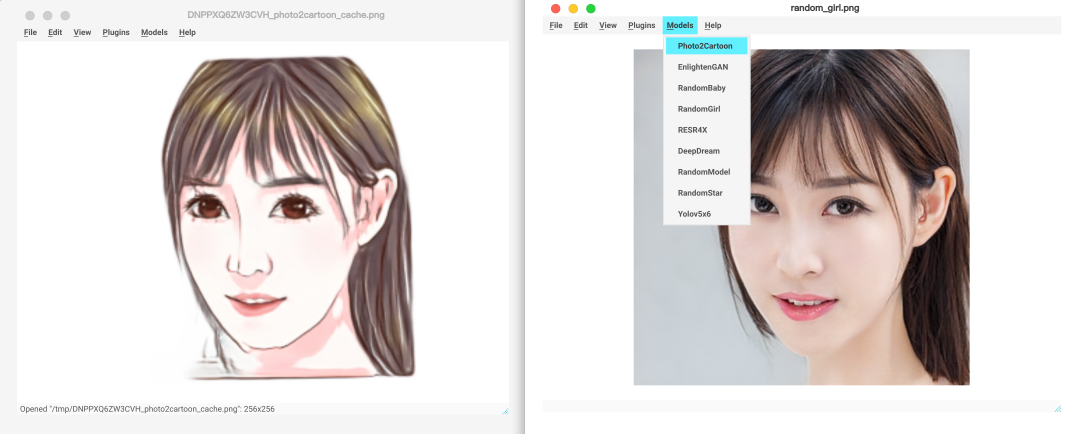
#> input picture misc/photo2cartoon.png, 3235 x 1302 px (shown at 1/3 size)
$ python -i sketch.py   (imports and definitions only)
#> lines starting #> are read from the running program, lines starting #| are printed output that depends on the picture
import imageio
import tempfile
import os
import numpy as np
import cv2

def implementation( image_widget ):
    img_path = image_widget.get_snapshot_file()
    image = cv2.imread( img_path ) # load iamge
    grey_image = cv2.cvtColor(image, cv2.COLOR_BGR2GRAY) # convert to gray image
    invert = cv2.bitwise_not(grey_image)
    blur = cv2.GaussianBlur(invert, (21, 21), 0)
    invertedblur = cv2.bitwise_not(blur)
    sketch = cv2.divide(grey_image, invertedblur, scale=256.0)
    tmp_file = os.path.join( tempfile.gettempdir(), 'sketch_cache.png' )
    cv2.imwrite( tmp_file, sketch )
    image_widget.update_content_file( tmp_file )


def interface():
    def sketch( image_widget ):
        def fun():
            return implementation( image_widget )
        return fun

    return 'Sketch', sketch

>>> import cv2
>>> picture = cv2.imread('../misc/photo2cartoon.png', cv2.IMREAD_GRAYSCALE)
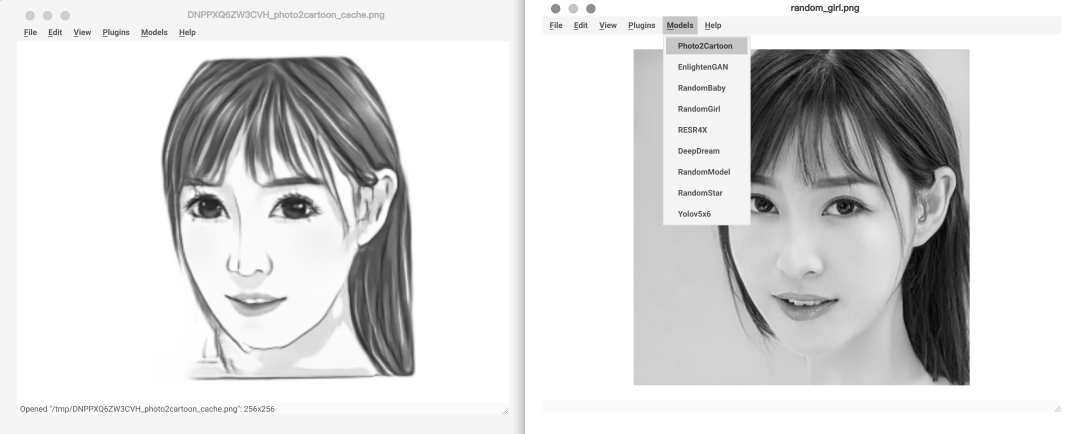
#> picture: shape (1302, 3235) (shown at 1/3 size); min 1, max 255, mean 217.1
#> (the run stopped early here; a loop or call above may not have finished)

$ run again, on misc/enlightenGAN.png
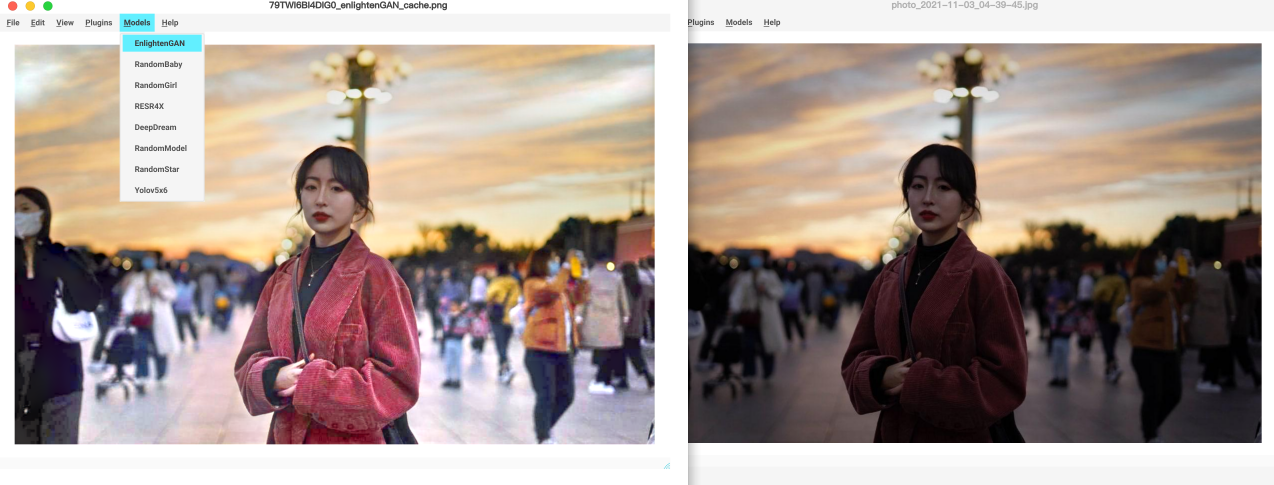
#> input picture misc/enlightenGAN.png, 3822 x 1455 px (shown at 1/3 size)
#> `picture = cv2.imread('../misc/photo2cartoon.png', cv2.IMREAD_GRAYSCALE)`:
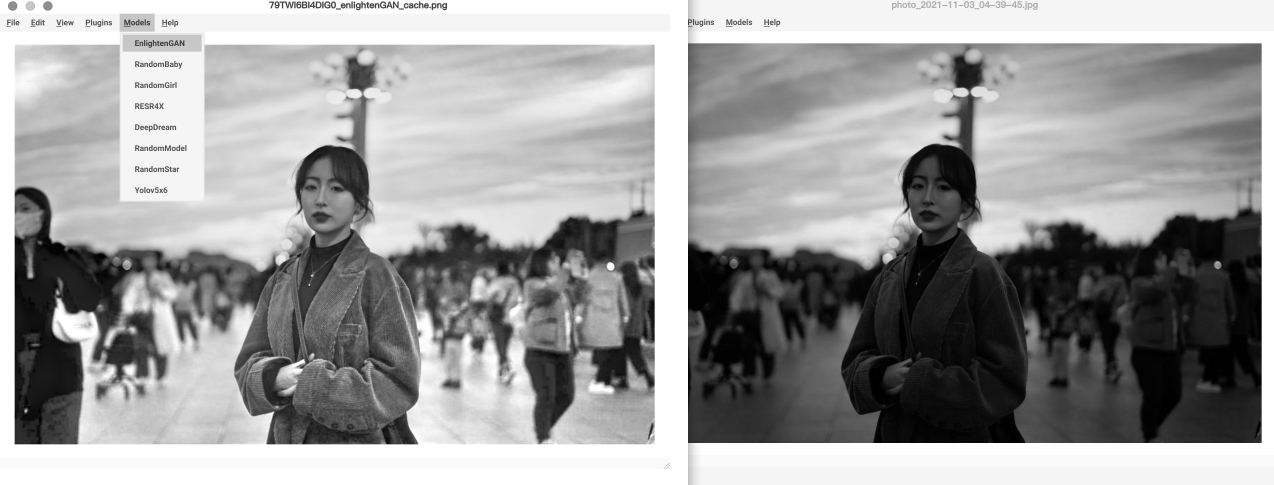
#> picture: shape (1455, 3822) (shown at 1/3 size); min 0, max 255, mean 155.7

$ run again, on misc/facepaint.png
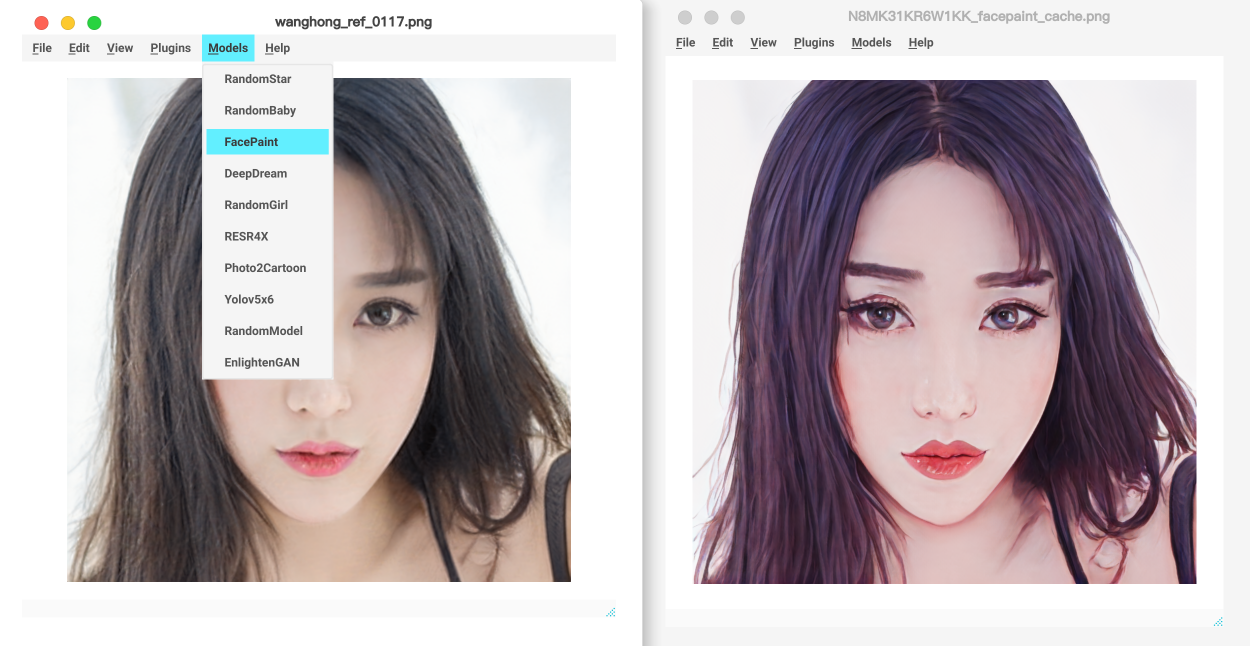
#> input picture misc/facepaint.png, 2499 x 1291 px (shown at 1/2 size)
#> `picture = cv2.imread('../misc/photo2cartoon.png', cv2.IMREAD_GRAYSCALE)`:
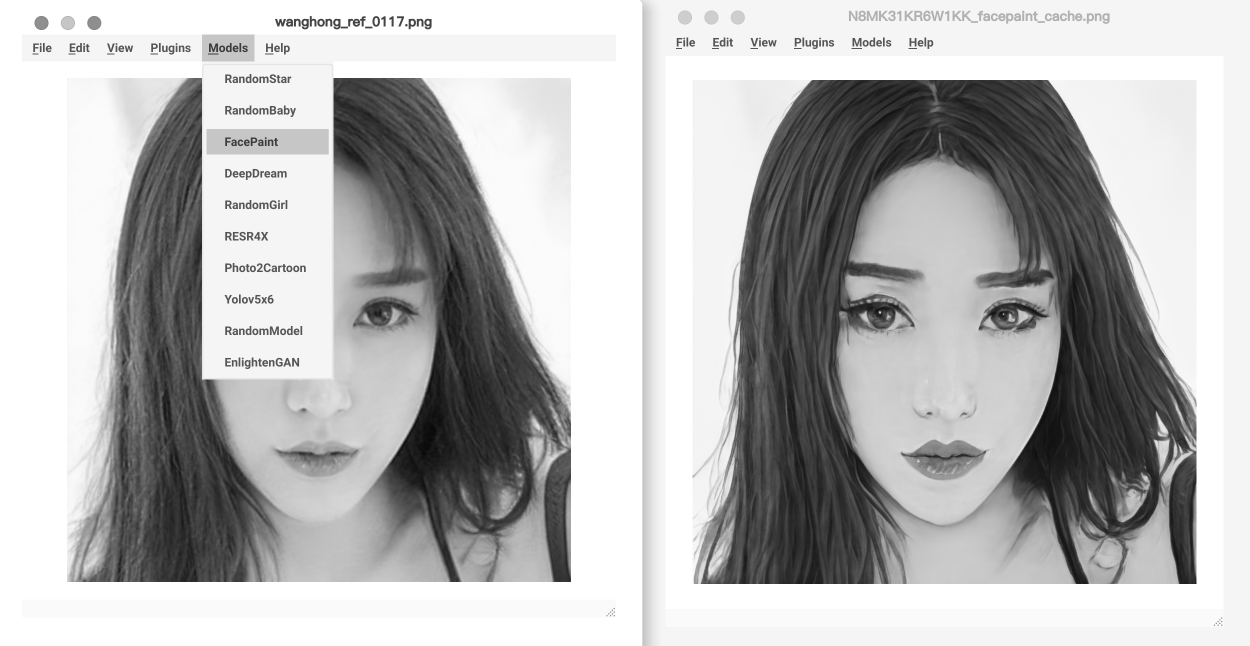
#> picture: shape (1291, 2499) (shown at 1/2 size); min 7, max 255, mean 182.9

$ run again, on misc/resr4x.png
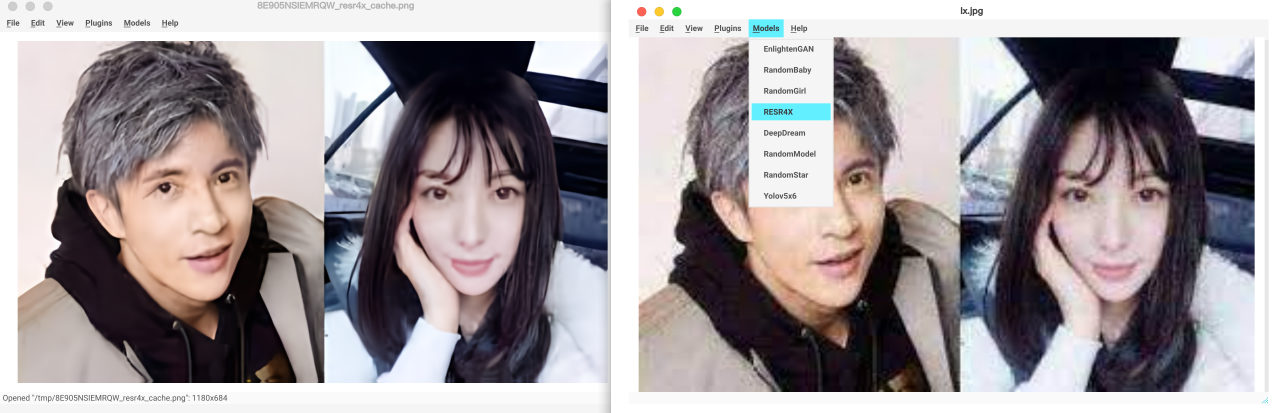
#> input picture misc/resr4x.png, 3827 x 1237 px (shown at 1/3 size)
#> `picture = cv2.imread('../misc/photo2cartoon.png', cv2.IMREAD_GRAYSCALE)`:
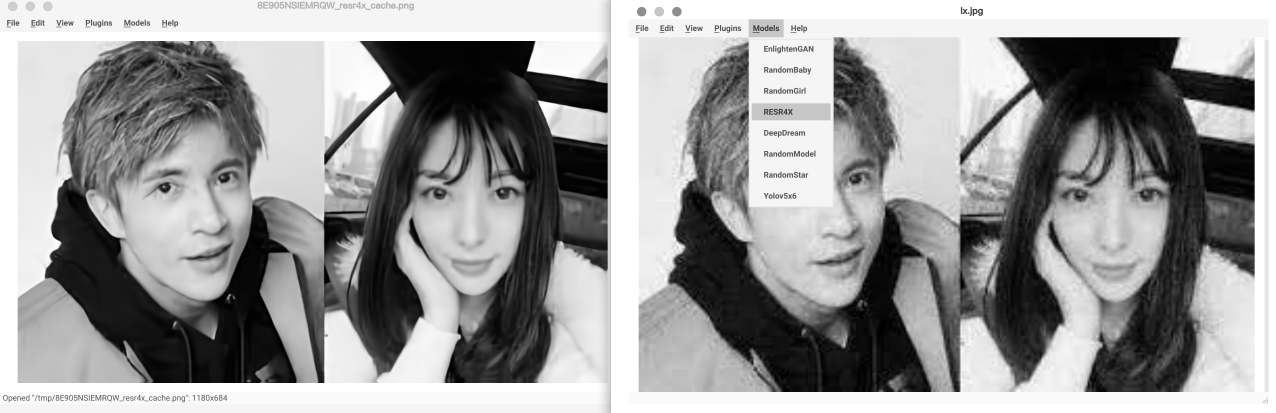
#> picture: shape (1237, 3827) (shown at 1/3 size); min 0, max 255, mean 153.9
